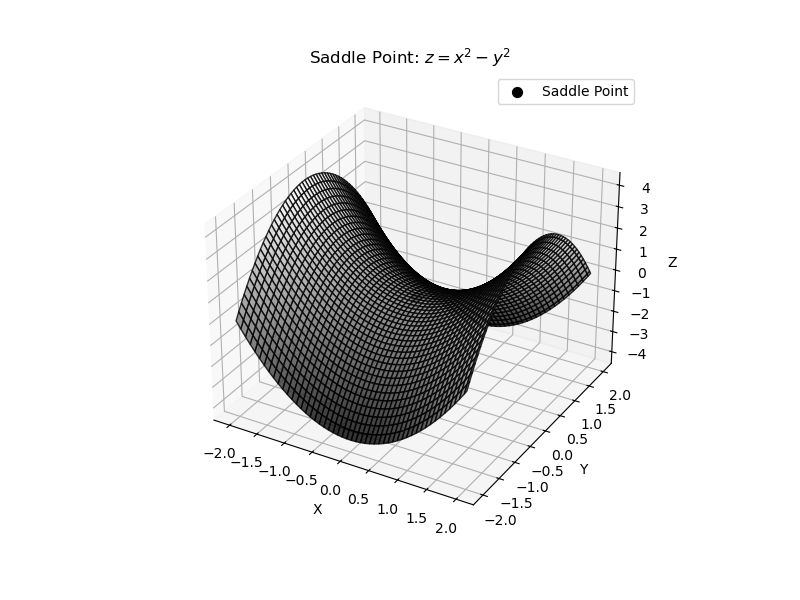

Recreate this plot in Python.
import numpy as np
import matplotlib.pyplot as plt
from mpl_toolkits.mplot3d import Axes3D

# Define the grid
x = np.linspace(-2, 2, 100)
y = np.linspace(-2, 2, 100)
X, Y = np.meshgrid(x, y)

# Define the saddle function: z = x^2 - y^2
Z = X**2 - Y**2

# Create the figure and 3D axis
fig = plt.figure(figsize=(8, 6))
ax = fig.add_subplot(111, projection='3d')

# Plot the surface
surf = ax.plot_surface(X, Y, Z, cmap='gray', alpha=0.8, edgecolor='k')

# Mark the saddle point at (0, 0, 0)
ax.scatter(0, 0, 0, color='black', s=50, label='Saddle Point')

# Add labels and title
ax.set_xlabel('X')
ax.set_ylabel('Y')
ax.set_zlabel('Z')
ax.set_title('Saddle Point: $z = x^2 - y^2$')
ax.legend()

plt.show()
